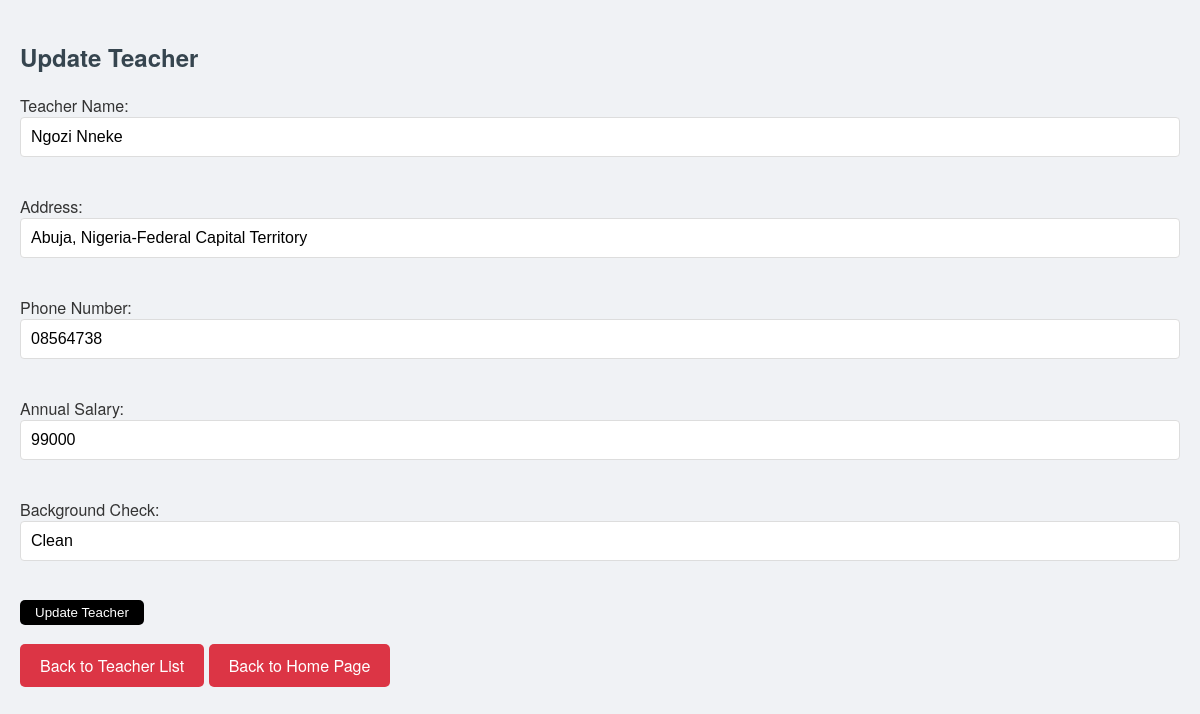
/assessment/teacher/updateteacher.php?teacher_id=149, run on the app's committed database.
### tables this page shows
CREATE TABLE `Teacher` (
  `teacher_id` int NOT NULL,
  `name` varchar(100) NOT NULL,
  `address` varchar(255) DEFAULT NULL,
  `phone_number` varchar(20) DEFAULT NULL,
  `annual_salary` float DEFAULT NULL,
  `background_check` varchar(255) DEFAULT NULL,
  `class_id` int DEFAULT NULL
);

### assessment/teacher/updateteacher.php (the view, shortened to what this page needs)
<!DOCTYPE html>
<html>
<head>
    <link rel="stylesheet" href="../assessment.css">
</head>
<body>
    <h2>Update Teacher</h2>
    <?php
    if (isset($_GET['teacher_id'])) {
        $teacher_id = $_GET['teacher_id'];
        include '../db_connection.php';
        $sql = "SELECT * FROM Teacher WHERE teacher_id=?";
        $select_rec = $conn->prepare($sql);
        $select_rec->bind_param("i", $teacher_id);
        $select_rec->execute();
        $result = $select_rec->get_result();
        if ($result->num_rows > 0) {
            $row = $result->fetch_assoc();
            ?>
            <form action="processupdateteacher.php" method="POST">
                <label for="name">Teacher Name:</label>
                <input type="text" name="name" value="<?php echo htmlspecialchars($row['name']); ?>" required><br><br>
                <label for="address">Address:</label>
                <input type="text" name="address" value="<?php echo htmlspecialchars($row['address']); ?>" required><br><br>
                <label for="phone_number">Phone Number:</label>
                <input type="text" name="phone_number" value="<?php echo htmlspecialchars($row['phone_number']); ?>"
                    required><br><br>
                <label for="annual_salary">Annual Salary:</label>
                <input type="number" name="annual_salary" value="<?php echo htmlspecialchars($row['annual_salary']); ?>"
                    required><br><br>
                <label for="background_check">Background Check:</label>
                <input type="text" name="background_check" value="<?php echo htmlspecialchars($row['background_check']); ?>"
                    required><br><br>
                <input class="updateButton" type="submit" value="Update Teacher">
            </form>
            <?php
        } else {
            echo "Teacher not found.";
        }
    } else {
        echo "No teacher ID provided.";
    }
    ?>
    <br>
    <a href="/assessment/teacher/teacher.php">Back to Teacher List</a>
    <a href="/index.php">Back to Home Page</a>
</body>
</html>

### assessment/assessment.css (style rules this page uses)
body { font-family: 'Helvetica Neue', Arial, sans-serif; background-color: #f0f2f5; margin: 0; padding: 20px; color: #333; }
h2 { color: #36454F; font-weight: 600; margin-bottom: 20px; }
a { display: inline-block; padding: 10px 20px; background-color: #dc3545; color: white; text-decoration: none; border-radius: 5px; margin-top: 9px; transition: background-color 0.3s; }
form { display: inline; }
.updateButton { background-color: #000000; color: white; border: none; padding: 5px 15px; cursor: pointer; border-radius: 5px; margin-bottom: 10px; transition: background-color 0.3s, transform 0.2s; }
input[type="text"], input[type="email"], input[type="number"] { padding: 10px; margin-bottom: 15px; border: 1px solid #ddd; border-radius: 4px; font-size: 16px; width: 100%; box-sizing: border-box; transition: border-color 0.3s, box-shadow 0.3s; }

### data on the page
teacher: name "Ngozi Nneke", address "Abuja, Nigeria-Federal Capital Territory", phone_number "08564738", annual_salary "99000", background_check "Clean"
